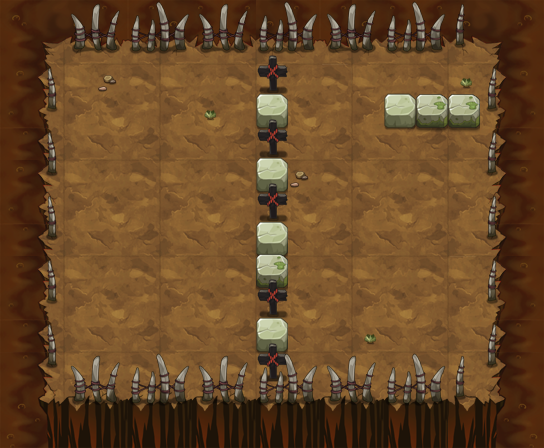

This is a level from a 2D game, rendered from its Tiled map with the project's own tilesets. A one-line summary and the map file follow, with tile-layer data summarised:
An orthogonal 17x14 tile map with 32x32 px tiles, 16 tile layers (PASS, 块层 2, 块层 5, 块层 3, ...) and 21 objects (17x TRAP, 3x yjwy3, PLAYER).

<map version="1.0" orientation="orthogonal" width="17" height="14" tilewidth="32" tileheight="32">
 <properties>
  <property name="DESTRY1" value="25" />
  <property name="DESTRY2" value="27" />
  <property name="DESTRY_COUNT" value="2" />
  <property name="EXP" value="1040" />
  <property name="ITEM" value="D038" />
  <property name="MONEY" value="1560" />
 </properties>
 <tileset firstgid="1" name="yjbl" tilewidth="32" tileheight="32">
  <image source="yjbl.png" width="450" height="600" />
 </tileset>
 <layer name="PASS" width="17" height="14">
  <data>[238 cells, 123 non-empty, 10 distinct tile ids]</data>
 </layer>
 <layer name="块层 2" width="17" height="14">
  <data>[238 cells, 238 non-empty, 31 distinct tile ids]</data>
 </layer>
 <layer name="块层 5" width="17" height="14">
  <data>[238 cells, 8 non-empty, 2 distinct tile ids]</data>
 </layer>
 <layer name="块层 3" width="17" height="14">
  <data>[238 cells, 64 non-empty, 12 distinct tile ids]</data>
 </layer>
 <layer name="块层 6" width="17" height="14">
  <data>[238 cells, 13 non-empty, 3 distinct tile ids]</data>
 </layer>
 <layer name="SHELTER 11" width="17" height="14">
  <data>[238 cells, 13 non-empty, 5 distinct tile ids]</data>
 </layer>
 <layer name="SHELTER 10" width="17" height="14">
  <data>[238 cells, 1 non-empty, 1 distinct tile ids]</data>
 </layer>
 <layer name="SHELTER 9" width="17" height="14">
  <data>[238 cells, 1 non-empty, 1 distinct tile ids]</data>
 </layer>
 <layer name="SHELTER 8" width="17" height="14">
  <data>[238 cells, 1 non-empty, 1 distinct tile ids]</data>
 </layer>
 <layer name="SHELTER 7" width="17" height="14">
  <data>[238 cells, 1 non-empty, 1 distinct tile ids]</data>
 </layer>
 <layer name="SHELTER 6" width="17" height="14">
  <data>[238 cells, 1 non-empty, 1 distinct tile ids]</data>
 </layer>
 <layer name="SHELTER 5" width="17" height="14">
  <data>[238 cells, 1 non-empty, 1 distinct tile ids]</data>
 </layer>
 <layer name="SHELTER 4" width="17" height="14">
  <data>[238 cells, 1 non-empty, 1 distinct tile ids]</data>
 </layer>
 <layer name="SHELTER 3" width="17" height="14">
  <data>[238 cells, 1 non-empty, 1 distinct tile ids]</data>
 </layer>
 <layer name="SHELTER 2" width="17" height="14">
  <data>[238 cells, 4 non-empty, 2 distinct tile ids]</data>
 </layer>
 <layer name="SHELTER 1" width="17" height="14">
  <data>[238 cells, 1 non-empty, 1 distinct tile ids]</data>
 </layer>
 <objectgroup name="对象层 1" width="17" height="14">
  <object name="PLAYER" type="PLAYER" x="448" y="64" width="32" height="32" />
  <object name="yjwy3" x="128" y="96" width="32" height="32">
   <properties>
    <property name="lua_ai" value="monster_yjwy_ai" />
    <property name="quality" value="yjwy3.quality" />
   </properties>
  </object>
  <object name="yjwy3" x="96" y="256" width="32" height="32">
   <properties>
    <property name="lua_ai" value="monster_yjwy_ai" />
    <property name="quality" value="yjwy3.quality" />
   </properties>
  </object>
  <object name="yjwy3" x="384" y="256" width="32" height="32">
   <properties>
    <property name="lua_ai" value="monster_yjwy_ai" />
    <property name="quality" value="yjwy3.quality" />
   </properties>
  </object>
  <object name="liusha" type="TRAP" x="128" y="224" width="32" height="32">
   <properties>
    <property name="lua_ai" value="trap_mire_ai" />
    <property name="trap_ani" value="liusha.actor" />
    <property name="trap_floor" value="true" />
    <property name="trap_sh" value="1" />
    <property name="trap_sw" value="1" />
   </properties>
  </object>
  <object name="liusha" type="TRAP" x="384" y="224" width="32" height="32">
   <properties>
    <property name="lua_ai" value="trap_mire_ai" />
    <property name="trap_ani" value="liusha.actor" />
    <property name="trap_floor" value="true" />
    <property name="trap_sh" value="1" />
    <property name="trap_sw" value="1" />
   </properties>
  </object>
  <object name="mp1" type="TRAP" x="448" y="320" width="32" height="32">
   <properties>
    <property name="trap_ani" value="mp.actor" />
    <property name="trap_floor" value="true" />
    <property name="trap_id" value="0" />
    <property name="trap_script" value="trap_moveto(&quot;PLAYER&quot;, &quot;mp1&quot;,target(&quot;mp2&quot;):getX(),target(&quot;mp2&quot;):getY() );" />
    <property name="trap_sound_id" value="1" />
    <property name="trap_start_mode" value="0" />
    <property name="trap_state" value="open" />
   </properties>
  </object>
  <object name="mp2" type="TRAP" x="224" y="352" width="32" height="32">
   <properties>
    <property name="trap_ani" value="mp.actor" />
    <property name="trap_floor" value="true" />
    <property name="trap_id" value="0" />
    <property name="trap_script" value="trap_moveto(&quot;PLAYER&quot;, &quot;mp2&quot;,target(&quot;mp1&quot;):getX(),target(&quot;mp1&quot;):getY() );" />
    <property name="trap_sound_id" value="1" />
    <property name="trap_start_mode" value="0" />
    <property name="trap_state" value="open" />
   </properties>
  </object>
  <object name="belt_left" type="TRAP" x="224" y="320" width="32" height="32">
   <properties>
    <property name="lua_ai" value="trap_belt_left_ai" />
    <property name="trap_ani" value="belt_left.actor" />
    <property name="trap_floor" value="true" />
   </properties>
  </object>
  <object name="belt_left" type="TRAP" x="192" y="320" width="32" height="32">
   <properties>
    <property name="lua_ai" value="trap_belt_left_ai" />
    <property name="trap_ani" value="belt_left.actor" />
    <property name="trap_floor" value="true" />
   </properties>
  </object>
  <object name="belt_left" type="TRAP" x="160" y="320" width="32" height="32">
   <properties>
    <property name="lua_ai" value="trap_belt_left_ai" />
    <property name="trap_ani" value="belt_left.actor" />
    <property name="trap_floor" value="true" />
   </properties>
  </object>
  <object name="belt_left" type="TRAP" x="128" y="320" width="32" height="32">
   <properties>
    <property name="lua_ai" value="trap_belt_left_ai" />
    <property name="trap_ani" value="belt_left.actor" />
    <property name="trap_floor" value="true" />
   </properties>
  </object>
  <object name="belt_left" type="TRAP" x="96" y="320" width="32" height="32">
   <properties>
    <property name="lua_ai" value="trap_belt_left_ai" />
    <property name="trap_ani" value="belt_left.actor" />
    <property name="trap_floor" value="true" />
   </properties>
  </object>
  <object name="belt_left" type="TRAP" x="64" y="320" width="32" height="32">
   <properties>
    <property name="lua_ai" value="trap_belt_left_ai" />
    <property name="trap_ani" value="belt_left.actor" />
    <property name="trap_floor" value="true" />
   </properties>
  </object>
  <object name="belt_left" type="TRAP" x="160" y="352" width="32" height="32">
   <properties>
    <property name="lua_ai" value="trap_belt_left_ai" />
    <property name="trap_ani" value="belt_left.actor" />
    <property name="trap_floor" value="true" />
   </properties>
  </object>
  <object name="belt_left" type="TRAP" x="96" y="352" width="32" height="32">
   <properties>
    <property name="lua_ai" value="trap_belt_left_ai" />
    <property name="trap_ani" value="belt_left.actor" />
    <property name="trap_floor" value="true" />
   </properties>
  </object>
  <object name="belt_left" type="TRAP" x="192" y="352" width="32" height="32">
   <properties>
    <property name="lua_ai" value="trap_belt_left_ai" />
    <property name="trap_ani" value="belt_left.actor" />
    <property name="trap_floor" value="true" />
   </properties>
  </object>
  <object name="belt_left" type="TRAP" x="64" y="352" width="32" height="32">
   <properties>
    <property name="lua_ai" value="trap_belt_left_ai" />
    <property name="trap_ani" value="belt_left.actor" />
    <property name="trap_floor" value="true" />
   </properties>
  </object>
  </objectgroup>
</map>
<!-- 3 of 21 objects omitted -->
